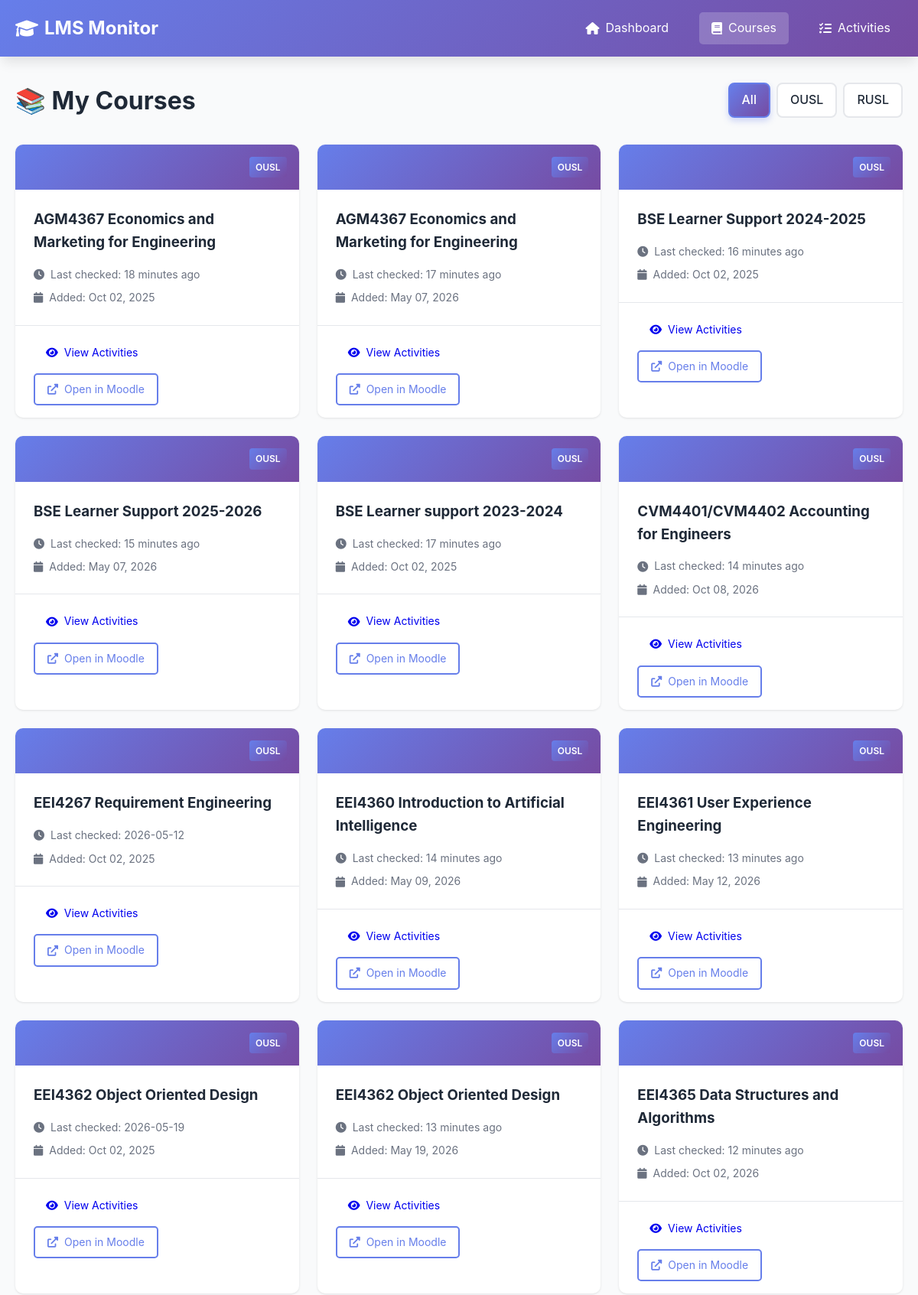
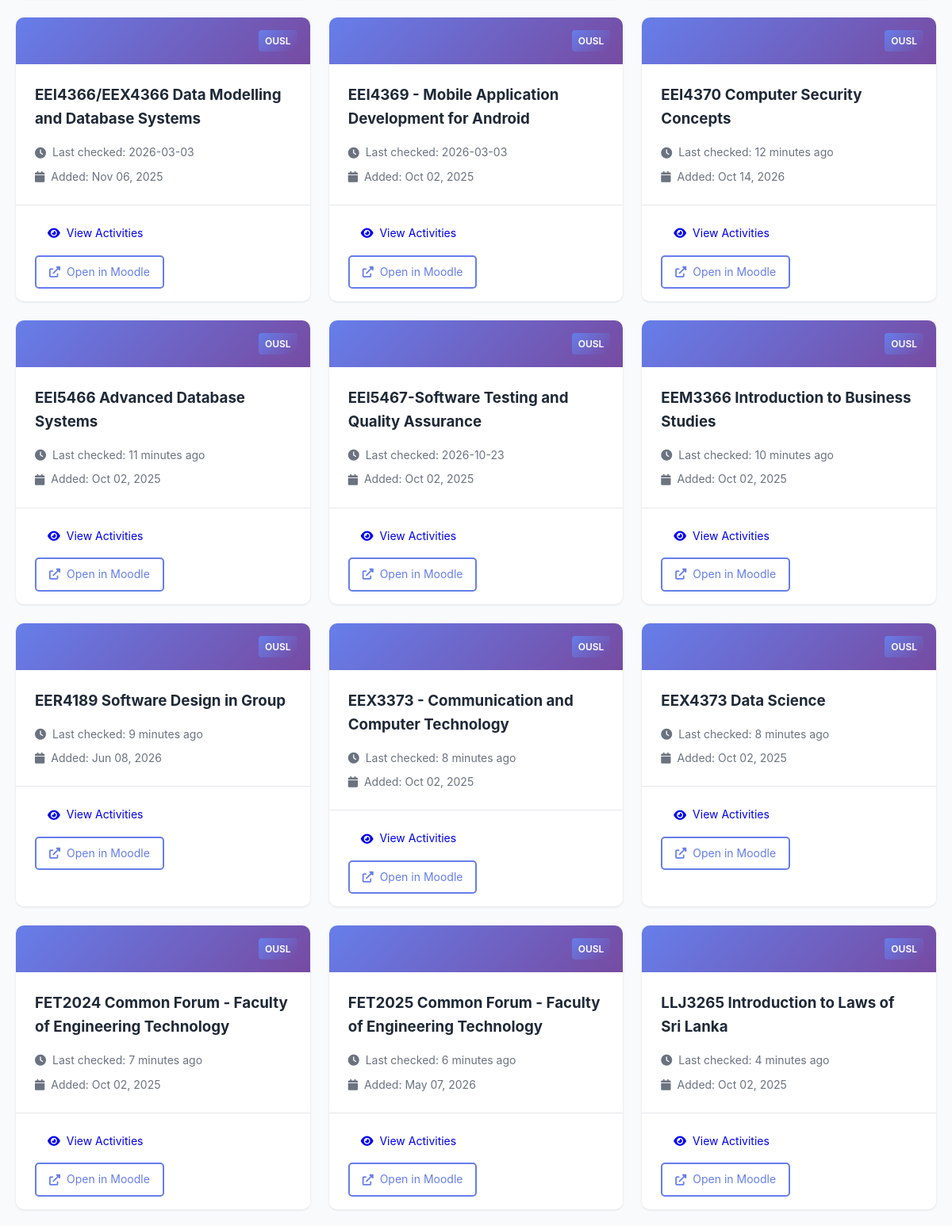
Screenshot of /courses (upper part) with the database file from the repository (2 pictures, top to bottom).
### tables this page shows
CREATE TABLE courses (
                id INTEGER PRIMARY KEY AUTOINCREMENT,
                course_id TEXT UNIQUE NOT NULL,
                lms_name TEXT NOT NULL,
                course_name TEXT NOT NULL,
                course_url TEXT,
                first_seen TIMESTAMP DEFAULT CURRENT_TIMESTAMP,
                last_checked TIMESTAMP DEFAULT CURRENT_TIMESTAMP
            );

### app.py (the view)
@app.route('/courses')
def courses():
    lms_filter = request.args.get('lms', None)
    courses_list = db.get_all_courses(lms_name=lms_filter)
    return render_template('courses.html', courses=courses_list, lms_filter=lms_filter)

### app.py (called while the page is built)
@app.template_filter('datetime')
def format_datetime(value, format='%Y-%m-%d %H:%M:%S'):
    if value is None:
        return ''
    if isinstance(value, str):
        try:
            value = datetime.fromisoformat(value.replace('Z', '+00:00'))
        except:
            return value
    if value.tzinfo is None:
        from datetime import timezone
        value = value.replace(tzinfo=timezone.utc)
    from datetime import timezone, timedelta
    colombo_tz = timezone(timedelta(hours=5, minutes=30))
    local_time = value.astimezone(colombo_tz)
    return local_time.strftime(format)

### database.py (called while the page is built)
    def get_connection(self):
        return sqlite3.connect(self.db_path)

    def get_all_courses(self, lms_name: str = None) -> List[Dict[str, Any]]:
        conn = self.get_connection()
        cursor = conn.cursor()
        if lms_name:
            cursor.execute("""
                SELECT course_id, lms_name, course_name, course_url, first_seen, last_checked
                FROM courses
                WHERE lms_name = ?
                ORDER BY course_name
            """, (lms_name,))
        else:
            cursor.execute("""
                SELECT course_id, lms_name, course_name, course_url, first_seen, last_checked
                FROM courses
                ORDER BY lms_name, course_name
            """)
        columns = [desc[0] for desc in cursor.description]
        courses = [dict(zip(columns, row)) for row in cursor.fetchall()]
        conn.close()
        return courses

### templates/courses.html (shortened to what this page needs)
{% extends "base.html" %}  {% block content %}
<div class="page-header">
  <h1>📚 My Courses</h1>
  <div class="filters">
    <a
      href="/courses"
      class="filter-btn {% if not lms_filter %}active{% endif %}"
      >All</a
    >
    <a
      href="/courses?lms=OUSL"
      class="filter-btn {% if lms_filter == 'OUSL' %}active{% endif %}"
      >OUSL</a
    >
    <a
      href="/courses?lms=RUSL"
      class="filter-btn {% if lms_filter == 'RUSL' %}active{% endif %}"
      >RUSL</a
    >
  </div>
</div>
{% if courses %}
<div class="courses-grid">
  {% for course in courses %}
  <div class="course-card">
    <div class="course-header">
      <div class="lms-badge">{{ course.lms_name }}</div>
    </div>
    <div class="course-body">
      <h3>{{ course.course_name }}</h3>
      <div class="course-meta">
        <p>
          <i class="fas fa-clock"></i> Last checked: {{
          course.last_checked|timeago }}
        </p>
        <p>
          <i class="fas fa-calendar"></i> Added: {{
          course.first_seen|datetime('%b %d, %Y') }}
        </p>
      </div>
    </div>
    <div class="course-footer">
      <a href="/course/{{ course.course_id }}" class="btn btn-small">
        <i class="fas fa-eye"></i> View Activities
      </a>
      {% if course.course_url %}
      <a
        href="{{ course.course_url }}"
        target="_blank"
        class="btn btn-small btn-outline"
      >
        <i class="fas fa-external-link-alt"></i> Open in Moodle
      </a>
      {% endif %}
    </div>
  </div>
  {% endfor %}
</div>
{% endif %} {% endblock %}

### static/style.css (style rules this page uses)
:root { --primary-color: #667eea; --secondary-color: #764ba2; --accent-color: #f093fb; --success-color: #10b981; --danger-color: #ef4444; --warning-color: #f59e0b; --info-color: #3b82f6; --text-color: #1f2937; --text-light: #6b7280; --bg-color: #f9fafb; --card-bg: #ffffff; --border-color: #e5e7eb; --shadow: 0 1px 3px rgba(0, 0, 0, 0.1); --shadow-lg: 0 10px 15px -3px rgba(0, 0, 0, 0.1); }
* { margin: 0; padding: 0; box-sizing: border-box; }
body { font-family: -apple-system, BlinkMacSystemFont, "Segoe UI", Roboto, "Helvetica Neue", Arial, sans-serif; line-height: 1.6; color: var(--text-color); background-color: var(--bg-color); }
.page-header { display: flex; justify-content: space-between; align-items: center; margin-bottom: 2rem; flex-wrap: wrap; gap: 1rem; }
.page-header h1 { font-size: 2rem; color: var(--text-color); }
.btn { padding: 0.75rem 1.5rem; border: none; border-radius: 5px; cursor: pointer; font-size: 1rem; text-decoration: none; display: inline-flex; align-items: center; gap: 0.5rem; transition: all 0.3s; }
.btn-small { padding: 0.5rem 1rem; font-size: 0.875rem; }
.btn-outline { background: transparent; border: 2px solid var(--primary-color); color: var(--primary-color); }
.lms-badge { background: var(--secondary-color); color: white; padding: 0.25rem 0.5rem; border-radius: 3px; font-size: 0.75rem; font-weight: 600; }
.courses-grid { display: grid; grid-template-columns: repeat(auto-fill, minmax(300px, 1fr)); gap: 1.5rem; }
.course-card { background: var(--card-bg); border-radius: 10px; box-shadow: var(--shadow); overflow: hidden; transition: transform 0.3s; }
.course-header { background: linear-gradient( 135deg, var(--primary-color) 0%, var(--secondary-color) 100% ); padding: 1rem; display: flex; justify-content: flex-end; }
.course-body { padding: 1.5rem; }
.course-body h3 { margin-bottom: 1rem; color: var(--text-color); }
.course-meta { display: flex; flex-direction: column; gap: 0.5rem; }
.course-meta p { color: var(--text-light); font-size: 0.875rem; display: flex; align-items: center; gap: 0.5rem; }
.course-footer { padding: 1rem 1.5rem; border-top: 1px solid var(--border-color); display: flex; gap: 0.5rem; flex-wrap: wrap; }
.filters { display: flex; gap: 0.5rem; }
.filters .filter-btn { padding: 0.5rem 1rem; border: 2px solid var(--border-color); background: var(--card-bg); color: var(--text-color); border-radius: 8px; text-decoration: none; transition: all 0.3s; font-weight: 500; display: inline-flex; align-items: center; justify-content: center; }
.filters .filter-btn.active { border-color: var(--primary-color); color: white; background: linear-gradient(135deg, var(--primary-color), var(--secondary-color)); box-shadow: 0 4px 8px rgba(102, 126, 234, 0.3); }
.lms-badge { display: inline-block; padding: 0.25rem 0.5rem; background: linear-gradient(135deg, #667eea, #764ba2); color: white; border-radius: 4px; font-size: 0.75rem; font-weight: 600; margin-left: 0.5rem; }

### rows the page displays
courses: lms_name "OUSL", course_name "AGM4367 Economics and Marketing for Engineering", last_checked "18 minutes ago", first_seen "Oct 02, 2025"
courses: lms_name "OUSL", course_name "AGM4367 Economics and Marketing for Engineering", last_checked "17 minutes ago", first_seen "May 07, 2026"
courses: lms_name "OUSL", course_name "BSE Learner Support 2024-2025", last_checked "16 minutes ago", first_seen "Oct 02, 2025"
courses: lms_name "OUSL", course_name "BSE Learner Support 2025-2026", last_checked "15 minutes ago", first_seen "May 07, 2026"
courses: lms_name "OUSL", course_name "BSE Learner support 2023-2024", last_checked "17 minutes ago", first_seen "Oct 02, 2025"
courses: lms_name "OUSL", course_name "CVM4401/CVM4402 Accounting for Engineers", last_checked "14 minutes ago", first_seen "Oct 08, 2026"
courses: lms_name "OUSL", course_name "EEI4267 Requirement Engineering", last_checked "2026-05-12", first_seen "Oct 02, 2025"
courses: lms_name "OUSL", course_name "EEI4360 Introduction to Artificial Intelligence", last_checked "14 minutes ago", first_seen "May 09, 2026"
courses: lms_name "OUSL", course_name "EEI4361 User Experience Engineering", last_checked "13 minutes ago", first_seen "May 12, 2026"
courses: lms_name "OUSL", course_name "EEI4362 Object Oriented Design", last_checked "2026-05-19", first_seen "Oct 02, 2025"
courses: lms_name "OUSL", course_name "EEI4362 Object Oriented Design", last_checked "13 minutes ago", first_seen "May 19, 2026"
courses: lms_name "OUSL", course_name "EEI4365 Data Structures and Algorithms", last_checked "12 minutes ago", first_seen "Oct 02, 2026"
courses: lms_name "OUSL", course_name "EEI4366/EEX4366 Data Modelling and Database Systems", last_checked "2026-03-03", first_seen "Nov 06, 2025"
courses: lms_name "OUSL", course_name "EEI4369 - Mobile Application Development for Android", last_checked "2026-03-03", first_seen "Oct 02, 2025"
courses: lms_name "OUSL", course_name "EEI4370 Computer Security Concepts", last_checked "12 minutes ago", first_seen "Oct 14, 2026"
courses: lms_name "OUSL", course_name "EEI5466 Advanced Database Systems", last_checked "11 minutes ago", first_seen "Oct 02, 2025"
courses: lms_name "OUSL", course_name "EEI5467-Software Testing and Quality Assurance", last_checked "2026-10-23", first_seen "Oct 02, 2025"
courses: lms_name "OUSL", course_name "EEM3366 Introduction to Business Studies", last_checked "10 minutes ago", first_seen "Oct 02, 2025"
courses: lms_name "OUSL", course_name "EER4189 Software Design in Group", last_checked "9 minutes ago", first_seen "Jun 08, 2026"
courses: lms_name "OUSL", course_name "EEX3373 - Communication and Computer Technology", last_checked "8 minutes ago", first_seen "Oct 02, 2025"
courses: lms_name "OUSL", course_name "EEX4373 Data Science", last_checked "8 minutes ago", first_seen "Oct 02, 2025"
courses: lms_name "OUSL", course_name "FET2024 Common Forum - Faculty of Engineering Technology", last_checked "7 minutes ago", first_seen "Oct 02, 2025"
courses: lms_name "OUSL", course_name "FET2025 Common Forum - Faculty of Engineering Technology", last_checked "6 minutes ago", first_seen "May 07, 2026"
courses: lms_name "OUSL", course_name "LLJ3265 Introduction to Laws of Sri Lanka", last_checked "4 minutes ago", first_seen "Oct 02, 2025"
